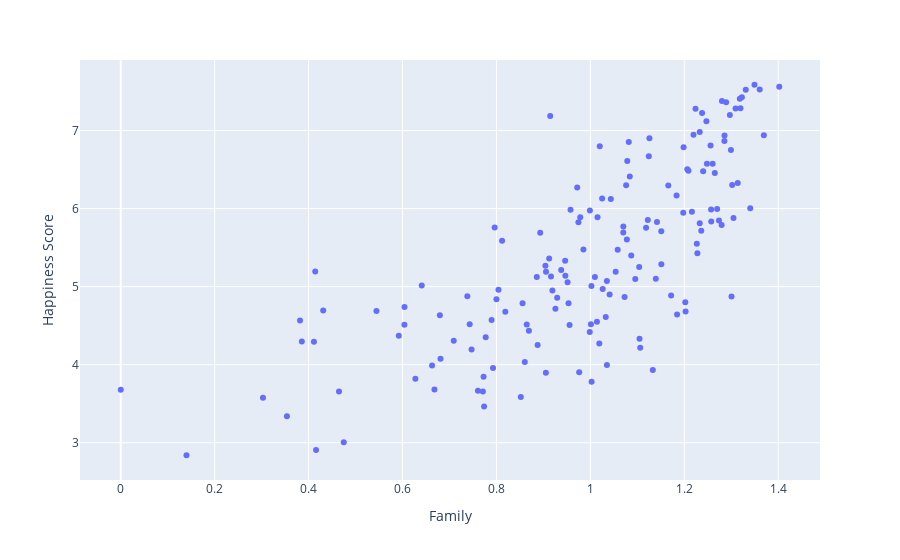

Notebook code cell kept with this figure:
### Code cell
scatter2= px.scatter(df_2015, x='Family', y= 'Happiness Score')
scatter2

### Figure 1 — Plotly figure (JSON) as saved in the notebook; plotly's stock layout.template omitted (floating-point values rounded to 4 significant figures; data arrays with more than 128 entries replaced by an {"elided": "..."} marker saying what was removed)
{"data": [{"hovertemplate": "Family=%{x}<br>Happiness Score=%{y}<extra></extra>", "legendgroup": "", "marker": {"color": "#636efa", "symbol": "circle"}, "mode": "markers", "name": "", "orientation": "v", "showlegend": false, "type": "scatter", "x": {"elided": "158 float values"}, "xaxis": "x", "y": {"elided": "158 float values"}, "yaxis": "y"}], "layout": {"legend": {"tracegroupgap": 0}, "margin": {"t": 60}, "xaxis": {"anchor": "y", "domain": [0, 1], "title": {"text": "Family"}}, "yaxis": {"anchor": "x", "domain": [0, 1], "title": {"text": "Happiness Score"}}}}
